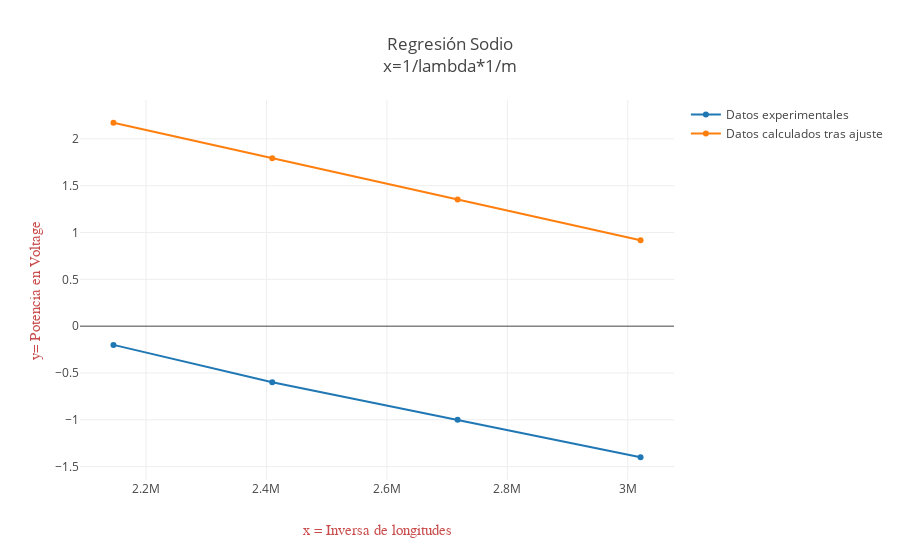

Here is the notebook cell this chart was saved with:
### Markdown cell above
Como vemos a continuación, los datos experimentales para el Sodio, se aprecia una gráfica similar, a la de los datos caluculados con la fórmula  $1/\lambda$. Sin ambargo, al aplicarse la inversa la gráfica está en el lado negativo del plano cartesiano.

### Code cell
datos = [
  { x: inversa_de_longitudes_de_onda_sodio, y: voltajes_medidos_sodio, name: 'Datos experimentales' }, 
  { x: inversa_de_longitudes_de_onda_sodio, y: voltajes_de_frenado_calculados_sodio, name: 'Datos calculados tras ajuste' },
];

var layout = {
  title: 'Regresión Sodio<br>x=1/lambda*1/m ',
  xaxis: { title: 'x = Inversa de longitudes',
    titlefont: { family: 'Arial, monospace', size: 15, color: '#c94c4c' , type: 'scatter', autorange: true, uirevision:'true' }
  },
  yaxis: {
    title: 'y= Potencia en Voltage', titlefont: {
      family: 'Arial, monospace ', size: 15, color: '#c94c4c' , type: 'scatter', autorange: true, uirevision:'true' }
  }
};
Plotly(datos, layout);

### Figure 1 — Plotly figure (JSON) as saved in the notebook; plotly's stock layout.template omitted (floating-point values rounded to 4 significant figures)
{"data": [{"x": [3021000.0, 2717000.0, 2410000.0, 2146000.0], "y": [-1.4, -1, -0.6, -0.2], "name": "Datos experimentales"}, {"x": [3021000.0, 2717000.0, 2410000.0, 2146000.0], "y": [0.9182, 1.353, 1.794, 2.172], "name": "Datos calculados tras ajuste"}], "layout": {"title": "Regresión Sodio<br>x=1/lambda*1/m ", "xaxis": {"title": "x = Inversa de longitudes", "titlefont": {"family": "Arial, monospace", "size": 15, "color": "#c94c4c", "type": "scatter", "autorange": true, "uirevision": "true"}}, "yaxis": {"title": "y= Potencia en Voltage", "titlefont": {"family": "Arial, monospace ", "size": 15, "color": "#c94c4c", "type": "scatter", "autorange": true, "uirevision": "true"}}}}
